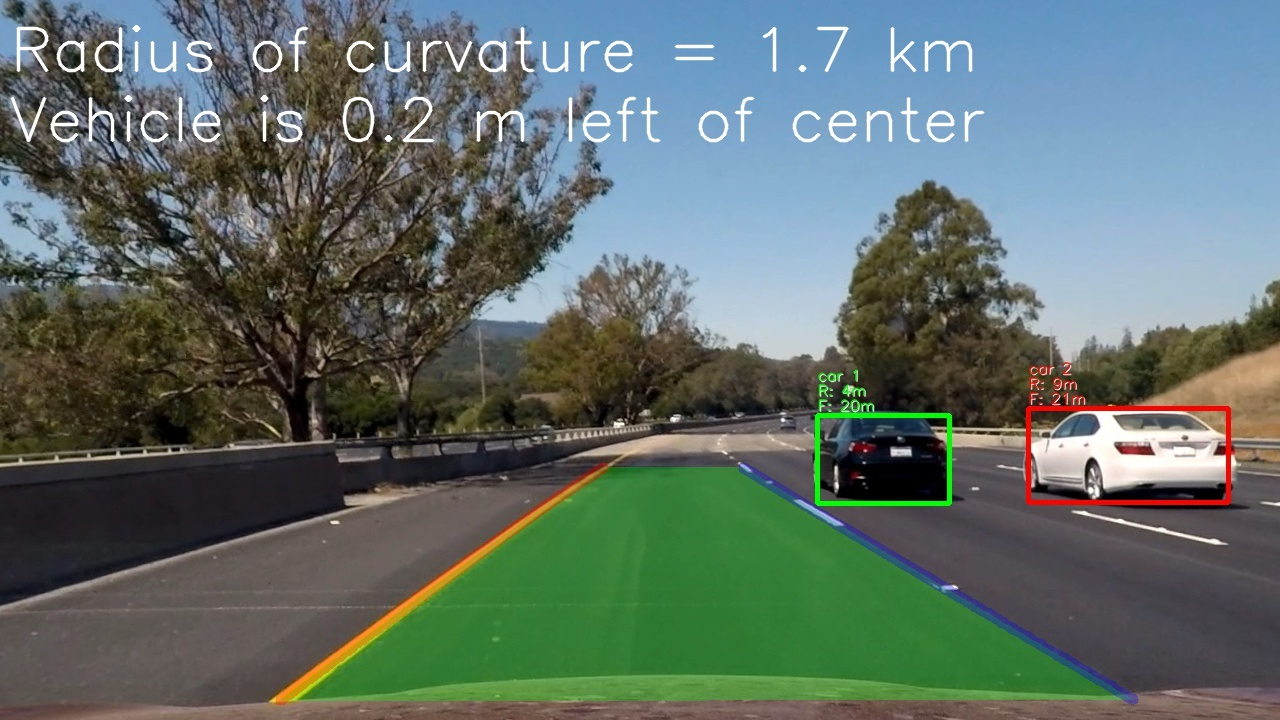
#> input picture images/main.jpg, 1280 x 720 px
$ python -i ImageEngine.py   (imports and definitions only)
#> lines starting #> are read from the running program, lines starting #| are printed output that depends on the picture
import numpy as np
import os
import pickle
import cv2
import skimage.feature

class ImageEngine:
    """
    Responsible for work with images, including feature vectors calculation.
    """

    def __init__(
        self,
        load_setup = True, # Load configuration from file if exists
        config_file = './config/image_eng.dat', # Path to configuration file
        color_space = 'YUV', # Color space used: BGR, RGB, HSV, HLS, LUV, YUV, YCrCb
        hog_features = True, # Include HOG features
        hog_channels = [0,2], # Calculate HOG features for selected channels
        hog_orientations = 15, # Number of orientations
        hog_pix_per_cell = 8, # Pixels per cell
        hog_cells_per_block = 2, # Cells per block
        hog_block_norm = 'L2-Hys', # HOG block normalization function
        hog_transform_sqrt = True, # HOG do SQRT transformation first
        spatial_features = True, # Include spatial features
        spatial_channels = [0,1,2], # Calculate spatial features for selected channels
        spatial_size = 32, # Spatial feature size
        histogram_features = True, # Include histogram features
        histogram_channels = [0,1,2], # Calculate histogram features for selected channels
        histogram_bins = 64, # Size of histogram feature
        ):
        """
        Initialize class instance
        """

        self.config_file = config_file

        self.color_space = color_space

        self.hog_features = hog_features
        self.hog_channels = hog_channels
        self.hog_orientations = hog_orientations
        self.hog_pix_per_cell = hog_pix_per_cell
        self.hog_cells_per_block = hog_cells_per_block
        self.hog_block_norm = hog_block_norm
        self.hog_transform_sqrt = hog_transform_sqrt

        self.spatial_features = spatial_features
        self.spatial_channels = spatial_channels
        self.spatial_size = spatial_size

        self.histogram_features = histogram_features
        self.histogram_channels = histogram_channels
        self.histogram_bins = histogram_bins

        if (load_setup):
            self._unpickle_parameters()

    def _unpickle_parameters(self):
        """
        Load parameters.
        """

        is_loaded = False

        try:
            with open(self.config_file, mode='rb') as f:
                data_set = pickle.load(f)

            self.color_space = data_set['color_space']

            self.hog_features = data_set['hog_features']
            self.hog_channels = data_set['hog_channels']
            self.hog_orientations = data_set['hog_orientations']
            self.hog_pix_per_cell = data_set['hog_pix_per_cell']
            self.hog_cells_per_block = data_set['hog_cells_per_block']
            self.hog_block_norm = data_set['hog_block_norm']
            self.hog_transform_sqrt = data_set['hog_transform_sqrt']

            self.spatial_features = data_set['spatial_features']
            self.spatial_channels = data_set['spatial_channels']
            self.spatial_size = data_set['spatial_size']

            self.histogram_features = data_set['histogram_features']
            self.histogram_channels = data_set['histogram_channels']
            self.histogram_bins = data_set['histogram_bins']

            is_loaded = True
        except:
            is_loaded = False

        return is_loaded

    # [41 lines left out: function _pickle_parameters, not called in this run]

    def saveParameters(self):
        return self._pickle_parameters()

    def loadParameters(self):
        return self._unpickle_parameters()

    def convertColorSpace(
        self,
        img, # Image in some color space
        srcColorSpace = 'BGR', # Source color space
        tgtColorSpace = 'RGB', # Traget color space
        ):
        """
        Convert between color spaces
        """

        if srcColorSpace == tgtColorSpace:
            return img

        if srcColorSpace == 'BGR':
            img_bgr = img
        elif srcColorSpace == 'RGB':
            img_bgr = cv2.cvtColor(img, cv2.COLOR_RGB2BGR)
        elif srcColorSpace == 'HSV':
            img_bgr = cv2.cvtColor(img, cv2.COLOR_HSV2BGR)
        elif srcColorSpace == 'HLS':
            img_bgr = cv2.cvtColor(img, cv2.COLOR_HLS2BGR)
        elif srcColorSpace == 'LUV':
            img_bgr = cv2.cvtColor(img, cv2.COLOR_LUV2BGR)
        elif srcColorSpace == 'YUV':
            img_bgr = cv2.cvtColor(img, cv2.COLOR_YUV2BGR)
        elif srcColorSpace == 'YCrCb':
            img_bgr = cv2.cvtColor(img, cv2.COLOR_YCrCb2BGR)
        else:
            raise Exception("Incorrect color space: {}".format(srcColorSpace))

        if tgtColorSpace == 'BGR':
            img_tgt = img_bgr
        elif tgtColorSpace == 'RGB':
            img_tgt = cv2.cvtColor(img_bgr, cv2.COLOR_BGR2RGB)
        elif tgtColorSpace == 'HSV':
            img_tgt = cv2.cvtColor(img_bgr, cv2.COLOR_BGR2HSV)
        elif tgtColorSpace == 'HLS':
            img_tgt = cv2.cvtColor(img_bgr, cv2.COLOR_BGR2HLS)
        elif tgtColorSpace == 'LUV':
            img_tgt = cv2.cvtColor(img_bgr, cv2.COLOR_BGR2LUV)
        elif tgtColorSpace == 'YUV':
            img_tgt = cv2.cvtColor(img_bgr, cv2.COLOR_BGR2YUV)
        elif tgtColorSpace == 'YCrCb':
            img_tgt = cv2.cvtColor(img_bgr, cv2.COLOR_BGR2YCrCb)
        else:
            raise Exception("Incorrect color space: {}".format(tgtColorSpace))

        return img_tgt

    def calcHOGFeatures(
        self,
        img, # Image in some color space
        orientations, # Number of orientations
        pix_per_cell, # Pixels per cell
        cell_per_block, # Cells per block
        block_norm = 'L2-Hys', # Block normalization function
        transform_sqrt = False, # Do SQRT transformation first
        visualise = False # Visualise HOG features
        ):
        """
        Calculate HOG feature matrix based on parameters
        """

        res = skimage.feature.hog(
            img,
            orientations = orientations,
            pixels_per_cell = (pix_per_cell, pix_per_cell),
            cells_per_block = (cell_per_block, cell_per_block),
            block_norm = block_norm,
            transform_sqrt = transform_sqrt,
            visualise = visualise,
            feature_vector = False)

        return res

    def getImageFeatures(
        self,
        img, # Image in OpenCV BGR color space
        img_window = ((None, None), (None, None)), # Image window to analyze - ((y1, x1), (y2, x2)) - top left and bottom right image corners +1. Default - whole image
        featureSize = (None, None), # Feature size (height, width). Default - whole image = one feature.
        featureScale = 1.0, # Feature scale - in case < 1 - image will be increased in size, > 1 - decreased.
        overlap = (0.0, 0.0), # Overlap between feature windows (y, x) in range [0, 1)
        visualise = False, # Visualise HOG features
        imgCNN = [], # Image for CNN feature (must be same size as img)
        ):
        """
        Extract feature vectors for whole image
        """

        # Normalize one of image channel
        def normalize_channel(channel):
            channel[channel < 0] = 0
            channel[channel > 255] = 255
            channel = np.uint8(channel)

            return channel

        img_shape = img.shape
        img_window = [img_window[0][0], img_window[0][1], img_window[1][0], img_window[1][1]]

        if img_window[0] is None:
            img_window[0] = 0
        else:
            img_window[0] = max(0, img_window[0])

        if img_window[1] is None:
            img_window[1] = 0
        else:
            img_window[1] = max(0, img_window[1])

        if img_window[2] is None:
            img_window[2] = img_shape[0]
        else:
            img_window[2] = min(img_shape[0], img_window[2])

        if img_window[3] is None:
            img_window[3] = img_shape[1]
        else:
            img_window[3] = min(img_shape[1], img_window[3])

        if len(imgCNN) <= 0:
            img_cnn = []
        else:
            img_cnn = imgCNN[img_window[0]:img_window[2], img_window[1]:img_window[3]]

        img_yuv = img[img_window[0]:img_window[2], img_window[1]:img_window[3]]

        # Transformation between BGR color space and adjusted YUV (empirical approach)
        channel0 = normalize_channel(np.array(img_yuv[:, :, 0], dtype = np.int32) + np.array(img_yuv[:, :, 1], dtype = np.int32) - np.array(img_yuv[:, :, 2], dtype = np.int32))
        channel1 = normalize_channel(255 - img_yuv[:, :, 1])
        channel2 = normalize_channel(img_yuv[:, :, 2])
        img_yuv = np.dstack((channel0, channel1, channel2))

        img_yuv = self.convertColorSpace(img_yuv, tgtColorSpace = self.color_space)

        img_shape = img_yuv.shape

        # Resize image region to normalize sliding window size
        if featureScale != 1.0:
            img_yuv = cv2.resize(img_yuv, (int(img_shape[1] / featureScale), int(img_shape[0] / featureScale)), interpolation = cv2.INTER_CUBIC)
            img_shape = img_yuv.shape
            if len(img_cnn) > 0:
                img_cnn = cv2.resize(img_cnn, (img_shape[1], img_shape[0]), interpolation = cv2.INTER_CUBIC)

        featureSize = [featureSize[0], featureSize[1]]

        if featureSize[0] is None:
            featureSize[0] = img_shape[0]

        if featureSize[1] is None:
            featureSize[1] = img_shape[1]

        if featureScale != 1.0:
            featureSizeSrc = [float(featureSize[0]) * featureScale, float(featureSize[1]) * featureScale]
        else:
            featureSizeSrc = [float(featureSize[0]), float(featureSize[1])]

        feature_stride = [featureSize[0], featureSize[1]]

        for idx in range(len(feature_stride)):
            if overlap[idx] > 0.0:
                feature_stride[idx] = int((1.0 - overlap[idx]) * featureSize[idx])

            if feature_stride[idx] <= 0:
                feature_stride[idx] = 1

            if self.hog_features:
                feature_stride[idx] = (feature_stride[idx] // self.hog_pix_per_cell) * self.hog_pix_per_cell
                if feature_stride[idx] < self.hog_pix_per_cell:
                    feature_stride[idx] = self.hog_pix_per_cell

        # Calculate HOG features for whole image region
        if self.hog_features:
            hog_feature_data_size = [(featureSize[0] // self.hog_pix_per_cell) - self.hog_cells_per_block + 1, (featureSize[1] // self.hog_pix_per_cell) - self.hog_cells_per_block + 1]

            hog_features = []

            if visualise:
                hog_vis = []

            for channel in self.hog_channels:
                res = self.calcHOGFeatures(
                    img_yuv[:,:,channel],
                    self.hog_orientations,
                    self.hog_pix_per_cell,
                    self.hog_cells_per_block,
                    block_norm = self.hog_block_norm,
                    transform_sqrt = self.hog_transform_sqrt,
                    visualise = visualise)

                if visualise:
                    hog_features += [res[0]]
                    hog_vis += [res[1]]
                else:
                    hog_features += [res]

        res_features = []
        if visualise:
            res_vis = []

        # Slide window across whole image region and extract separate feature vectors from each
        for y_pos in range(0, img_shape[0], feature_stride[0]):
            if featureScale != 1.0:
                y_pos_src = float(y_pos) * featureScale
            else:
                y_pos_src = float(y_pos)

            for x_pos in range(0, img_shape[1], feature_stride[1]):
                if featureScale != 1.0:
                    x_pos_src = float(x_pos) * featureScale
                else:
                    x_pos_src = float(x_pos)

                features_sub = []
                if visualise:
                    vis_sub = []

                # Extract spatial color feature vector
                if self.spatial_features:
                    sub_img = img_yuv[y_pos : (y_pos + featureSize[0]), x_pos : (x_pos + featureSize[1])]
                    sub_img_shape = sub_img.shape
                    if (sub_img_shape[0] != self.spatial_size) or (sub_img_shape[1] != self.spatial_size):
                        sub_img = cv2.resize(sub_img, (self.spatial_size, self.spatial_size), interpolation = cv2.INTER_CUBIC)
                        sub_img_shape = sub_img.shape

                        if (sub_img_shape[0] != self.spatial_size) or (sub_img_shape[1] != self.spatial_size):
                            continue

                    spatial_features_sub = []
                    for channel in self.spatial_channels:
                        if len(spatial_features_sub) <= 0:
                            spatial_features_sub = sub_img[:,:,channel].ravel()
                        else:
                            spatial_features_sub = np.hstack((spatial_features_sub, sub_img[:,:,channel].ravel()))

                    if len(features_sub) <= 0:
                        features_sub = spatial_features_sub
                    else:
                        features_sub = np.hstack((features_sub, spatial_features_sub))

                # Extract color histogram feature vector
                if self.histogram_features:
                    sub_img = img_yuv[y_pos : (y_pos + featureSize[0]), x_pos : (x_pos + featureSize[1])]

                    histogram_features_sub = []
                    for channel in self.histogram_channels:
                        cur_hist = np.histogram(sub_img[:,:,channel], bins=self.histogram_bins, range=(0, 256))

                        if len(histogram_features_sub) <= 0:
                            histogram_features_sub = cur_hist[0].ravel()
                        else:
                            histogram_features_sub = np.hstack((histogram_features_sub, cur_hist[0].ravel()))

                    if len(features_sub) <= 0:
                        features_sub = histogram_features_sub
                    else:
                        features_sub = np.hstack((features_sub, histogram_features_sub))

                # Extract HOG feature sub-vector for each window, based on HOG matrix
                if self.hog_features:
                    y_pos_cells = y_pos // self.hog_pix_per_cell
                    x_pos_cells = x_pos // self.hog_pix_per_cell

                    hog_features_sub = []

                    if visualise:
                        hog_vis_sub = []

                    isOK = True

                    for idx in range(len(hog_features)):
                        cur_feature = hog_features[idx][y_pos_cells : (y_pos_cells + hog_feature_data_size[0]), x_pos_cells : (x_pos_cells + hog_feature_data_size[1])]
                        cur_feature_shape = cur_feature.shape
                        if (cur_feature_shape[0] != hog_feature_data_size[0]) or (cur_feature_shape[1] != hog_feature_data_size[1]):
                            isOK = False
                            break

                        if len(hog_features_sub) <= 0:
                            hog_features_sub = cur_feature.ravel()
                        else:
                            hog_features_sub = np.hstack((hog_features_sub, cur_feature.ravel()))

                        if visualise:
                            cur_hog_vis = hog_vis[idx][y_pos : (y_pos + featureSize[0]), x_pos : (x_pos + featureSize[1])]
                            if len(hog_vis_sub) <= 0:
                                hog_vis_sub = cur_hog_vis
                            else:
                                hog_vis_sub = np.dstack((hog_vis_sub, cur_hog_vis))

                    if not isOK:
                        continue

                    if len(features_sub) <= 0:
                        features_sub = hog_features_sub
                    else:
                        features_sub = np.hstack((features_sub, hog_features_sub))

                    if visualise:
                        vis_sub = hog_vis_sub

                if len(img_cnn) > 0:
                    cnn_feature = img_cnn[y_pos : (y_pos + featureSize[0]), x_pos : (x_pos + featureSize[1])]
                    cnn_feature_shape = cnn_feature.shape
                    if (cnn_feature_shape[0] != featureSize[0]) or (cnn_feature_shape[1] != featureSize[1]):
                        cnn_feature = cv2.resize(cnn_feature, (featureSize[1], featureSize[0]), interpolation = cv2.INTER_CUBIC)
                        cnn_feature_shape = cnn_feature.shape

                        if (cnn_feature_shape[0] != featureSize[0]) or (cnn_feature_shape[1] != featureSize[1]):
                            continue

                # Combine features in one vector
                feature_vec = [(y_pos_src + img_window[0], x_pos_src + img_window[1]), (y_pos_src + img_window[0] + featureSizeSrc[0], x_pos_src + img_window[1] + featureSizeSrc[1]), features_sub]
                if len(img_cnn) > 0:
                    feature_vec += [cnn_feature]

                res_features += [feature_vec]

                if visualise:
                    res_vis += [vis_sub]

        if visualise:
            return res_features, res_vis

        return res_features

>>> import cv2
>>> picture = cv2.cvtColor(cv2.imread('images/main.jpg'), cv2.COLOR_BGR2RGB)
>>> result = ImageEngine().getImageFeatures(picture)
#> in normalize_channel, `channel[channel > 255] = 255`:
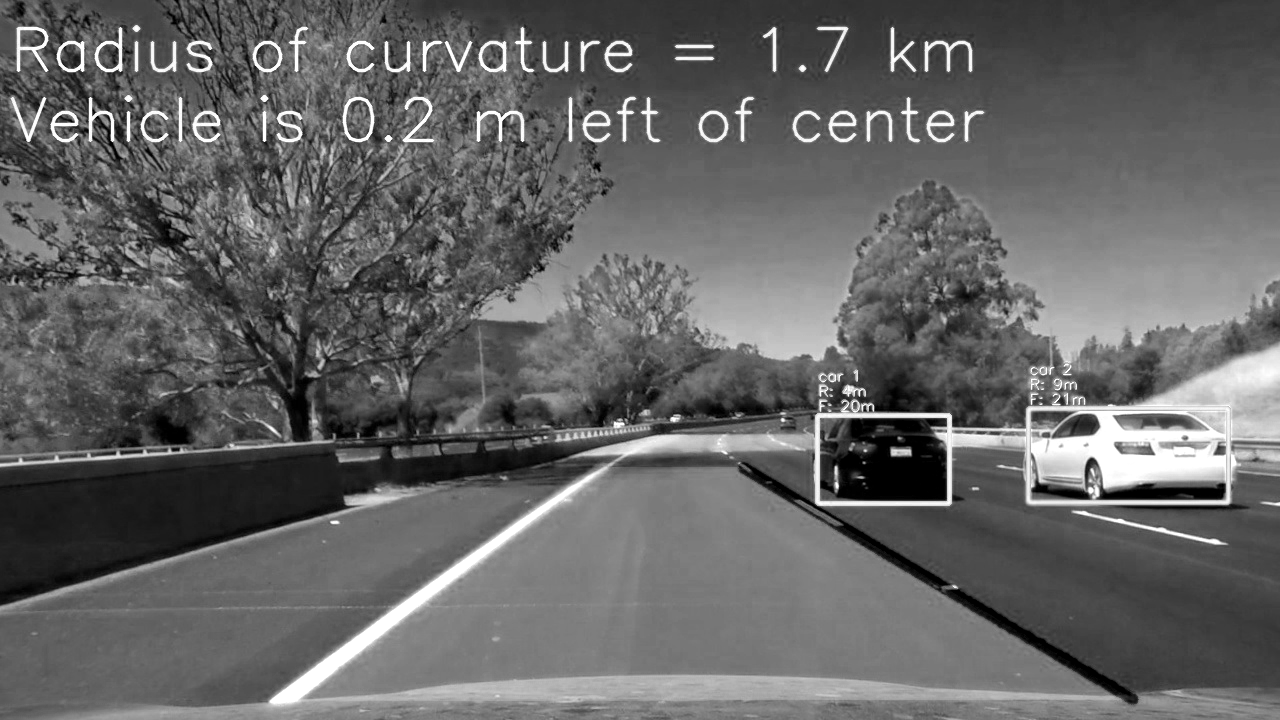
#> channel: shape (720, 1280) int32; min 0, max 255, mean 101
#> in normalize_channel (call 2), `channel[channel < 0] = 0`:
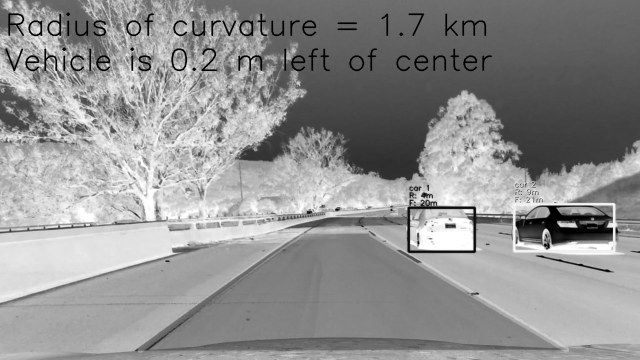
#> channel: shape (720, 1280) (shown at 1/2 size); min 0, max 255, mean 145.2
#> in normalize_channel (call 3), `channel[channel < 0] = 0`:
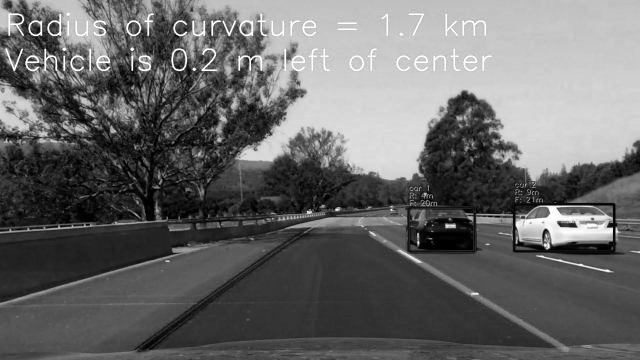
#> channel: shape (720, 1280) (shown at 1/2 size); min 0, max 255, mean 104.2
#> in getImageFeatures, `img_yuv = np.dstack((channel0, channel1, channel2))`:
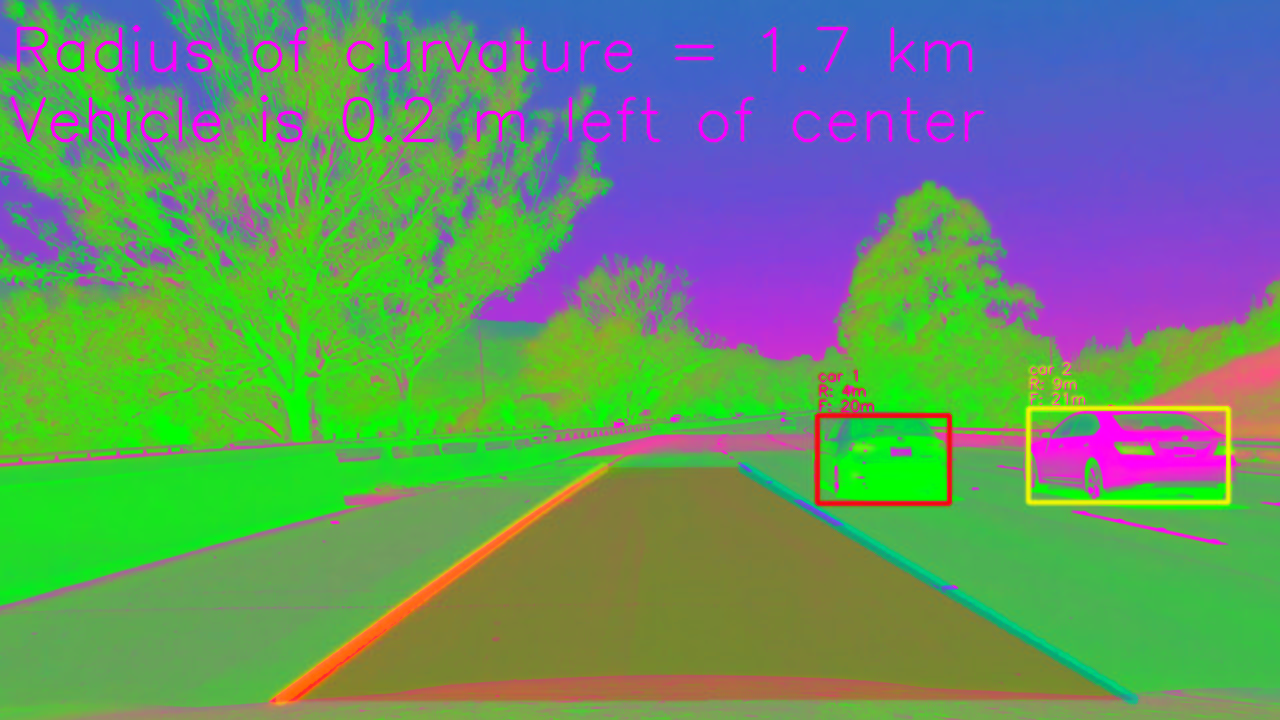
#> img_yuv: shape (720, 1280, 3); mean R, G, B 101, 145.2, 104.2
#> after the loop in getImageFeatures, `for channel in self.hog_channels:`: hog_features = 2 items
#> after the loop in getImageFeatures, `for y_pos in range(0, img_shape[0], feature_stride[0]):`: res_features = 1 item
#> result = 1 item
